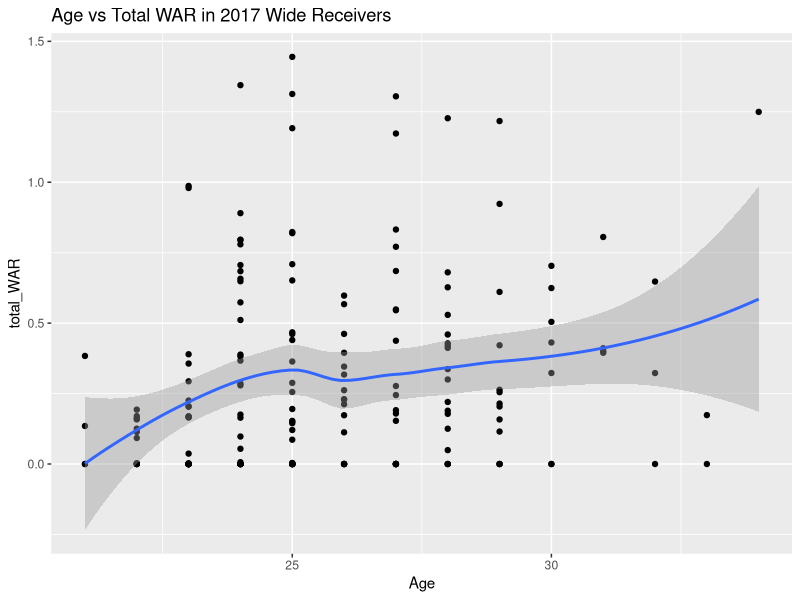
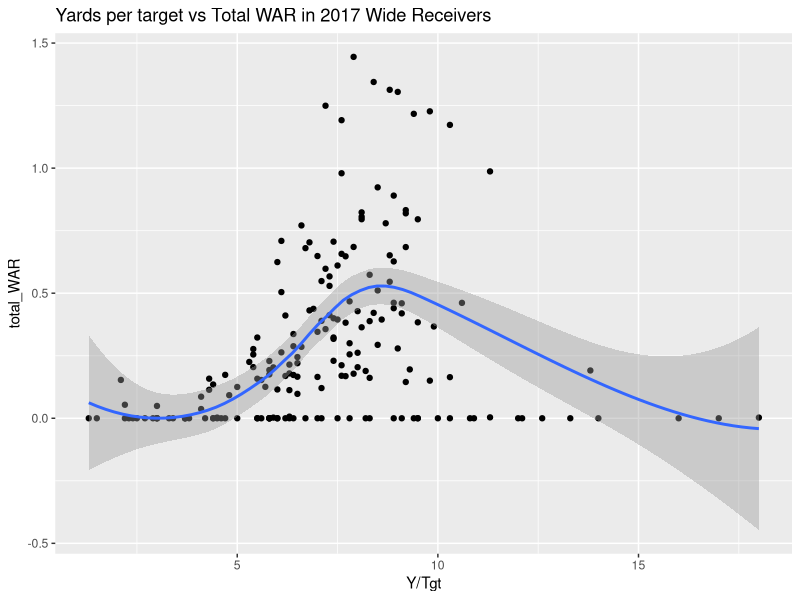

These figures' R source, in order:
library(tidyverse)
library(data.table)
library(dplyr)
library(tidyr)
library(ggplot2)

nflWarTable <- fread("2017WRwithWAR.csv")
nflAgeTable <- fread('2017WRAge.csv')
nflPlayerNames <- fread("2017PlayerNames.csv")

#Split columns to be later used as matching

nflWarTable <- separate(nflWarTable, Player_ID_Name, into=c('shortened_name','PlayerID'), sep='-', extra='merge')
nflAgeTable <- separate(nflAgeTable, Player, into=c('Player','pffID'), sep='/', extra='merge')

#Merge datasets together

nflWarTable <- merge(nflWarTable,nflPlayerNames,by.x = c('PlayerID'), by.y= c('GSIS_ID'),all.x=TRUE)
nflWarTable <- merge(nflWarTable, nflAgeTable, by.x = ('Player'), by.y = c('Player'), all.x = TRUE)

#Remove mismatches

nflWarTable <- drop_na(nflWarTable, Age)

#Graphs

ggplot(nflWarTable, aes(x=Age, y=total_WAR)) +
  geom_point()+
  geom_smooth() +
  ggtitle("Age vs Total WAR in 2017 Wide Receivers")

nflWarTable$`Ctch%` <- gsub("%",'',as.character(nflWarTable$`Ctch%`))
nflWarTable$`Ctch%` <- as.numeric(nflWarTable$`Ctch%`)

ggplot(nflWarTable, aes(x=`Y/Tgt`, y=total_WAR)) +
  geom_point()+
  geom_smooth()+
  ggtitle("Yards per target vs Total WAR in 2017 Wide Receivers")
